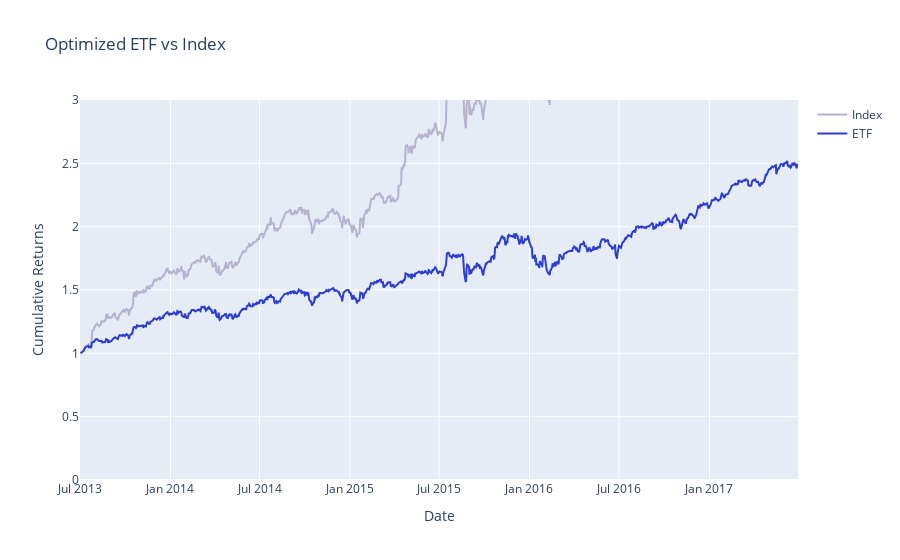

The notebook cell saved with this chart:
### Code cell
optim_etf_returns = generate_weighted_returns(returns, optimal_single_rebalance_etf_weights)
optim_etf_cumulative_returns = calculate_cumulative_returns(optim_etf_returns)
project_helper.plot_benchmark_returns(index_weighted_cumulative_returns, optim_etf_cumulative_returns, 'Optimized ETF vs Index')

optim_etf_tracking_error = tracking_error(np.sum(index_weighted_returns, 1), np.sum(optim_etf_returns, 1))
print('Optimized ETF Tracking Error: {}'.format(optim_etf_tracking_error))

### Figure 1 — Plotly figure (JSON) as saved in the notebook; plotly's stock layout.template omitted (floating-point values rounded to 4 significant figures; data arrays with more than 128 entries replaced by an {"elided": "..."} marker saying what was removed)
{"data": [{"line": {"color": "#B6B2CF"}, "name": "Index", "type": "scatter", "x": {"elided": "1009 str values"}, "y": {"elided": "1009 float values"}}, {"line": {"color": "#2D3ECF"}, "name": "ETF", "type": "scatter", "x": {"elided": "1009 str values"}, "y": {"elided": "1009 float values"}}], "layout": {"title": {"text": "Optimized ETF vs Index"}, "xaxis": {"title": {"text": "Date"}}, "yaxis": {"range": [0, 3], "title": {"text": "Cumulative Returns"}}}}
